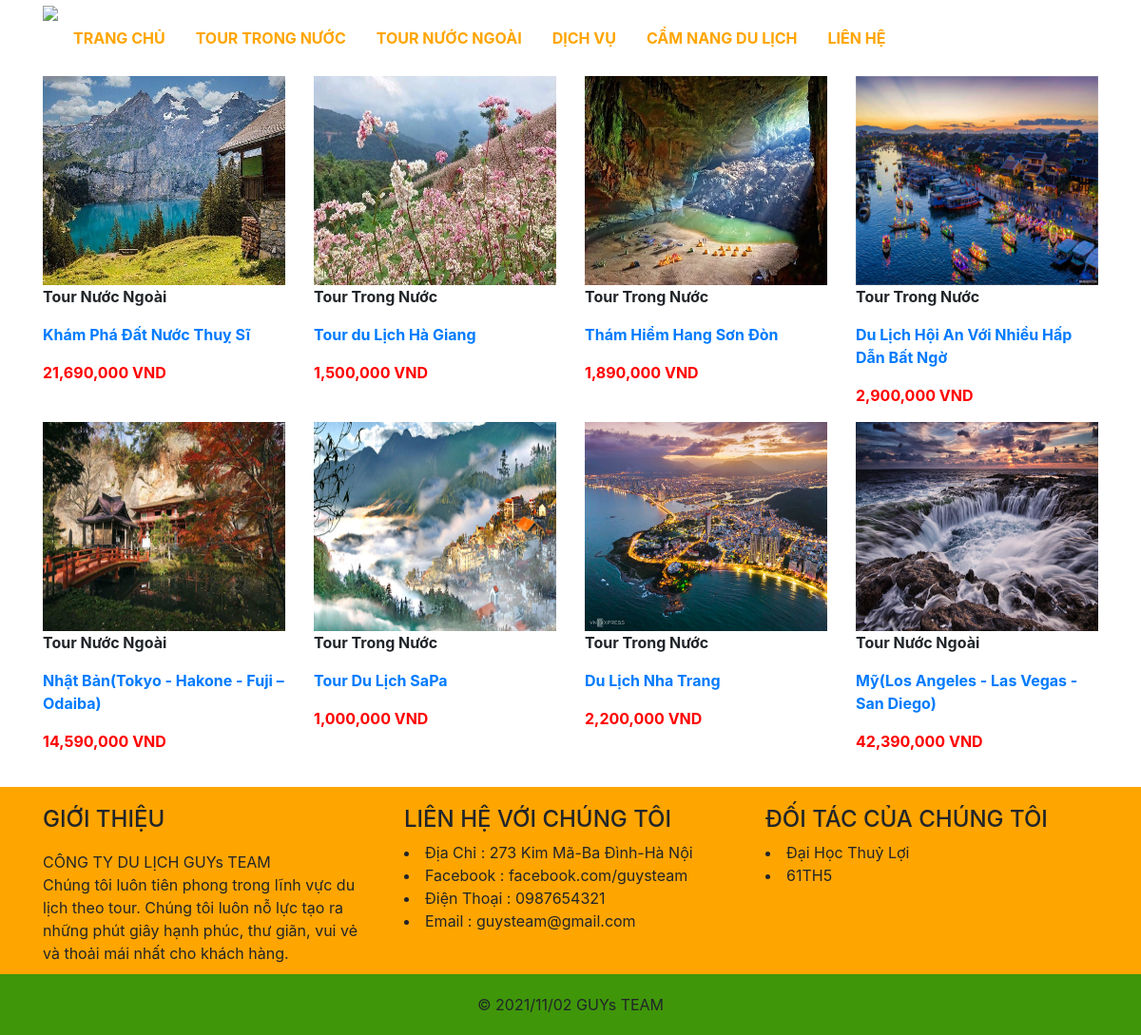
The app's page /category.php with its own data.
### tables this page shows
CREATE TABLE `Category` (
  `id` int(11) NOT NULL,
  `name` varchar(100) NOT NULL
);

CREATE TABLE `Product` (
  `id` int(11) NOT NULL,
  `category_id` int(11) DEFAULT NULL,
  `title` varchar(350) DEFAULT NULL,
  `price` int(11) DEFAULT NULL,
  `discount` int(11) DEFAULT NULL,
  `thumbnail` varchar(500) DEFAULT NULL,
  `description` longtext DEFAULT NULL,
  `created_at` datetime DEFAULT NULL,
  `updated_at` datetime DEFAULT NULL,
  `deleted` int(11) DEFAULT NULL
);

### database/dbhelper.php (called while the page is built, shortened)
<?php
function executeResult($sql, $isSingle = false) {
	$data = null;
	$conn = mysqli_connect(HOST, USERNAME, PASSWORD, DATABASE);
	mysqli_set_charset($conn, 'utf8');
	$resultset = mysqli_query($conn, $sql);
	if($isSingle) {
		$data = mysqli_fetch_array($resultset, 1);
	} else {
		$data = [];
		while(($row = mysqli_fetch_array($resultset, 1)) != null) {
			$data[] = $row;
		}
	}
	return $data;
}

### category.php (the view)
<?php
require_once('layouts/header.php');
$category_id = getGet('id');
if($category_id == null || $category_id == '') {
	$sql = "select Product.*, Category.name as category_name from Product left join Category on Product.category_id = Category.id order by Product.updated_at desc limit 0,12";
} else {
	$sql = "select Product.*, Category.name as category_name from Product left join Category on Product.category_id = Category.id where Product.category_id = $category_id order by Product.updated_at desc limit 0,12";
}
$lastestItems = executeResult($sql);
?>
<div class="container" style="margin-top: 20px; margin-bottom: 20px;">
	<div class="row">
	<?php
		foreach($lastestItems as $item) {
			echo '<div class="col-md-3 col-6 product-item">
					<a href="detail.php?id='.$item['id'].'"><img src="'.$item['thumbnail'].'" style="width: 100%; height: 220px;"></a>
					<p style="font-weight: bold;">'.$item['category_name'].'</p>
					<a href="detail.php?id='.$item['id'].'"><p style="font-weight: bold;">'.$item['title'].'</p></a>
					<p style="color: red; font-weight: bold;">'.number_format($item['discount']).' VND</p>
				</div>';
		}
	?>
	</div>
</div>
<?php
require_once('layouts/footer.php');
?>

### layouts/header.php (shortened to what this page needs)
<?php
	require_once('utils/utility.php');
	require_once('database/dbhelper.php');
	$sql = "select * from Category";
	$menuItems = executeResult($sql);
?>
<!DOCTYPE html>
<html>
<head>
	 <link rel="stylesheet" href="https://unpkg.com/swiper/swiper-bundle.min.css" />
    <link rel="stylesheet" href="https://cdnjs.cloudflare.com/ajax/libs/font-awesome/5.15.3/css/all.min.css">
	<link rel="stylesheet" href="https://maxcdn.bootstrapcdn.com/bootstrap/4.4.1/css/bootstrap.min.css">
	<link rel="stylesheet" href="https://cdn.jsdelivr.net/npm/bootstrap-icons@1.6.1/font/bootstrap-icons.css">
</head>
<body>
<div class="container">
	<ul class="nav">
		<li class="nav-item" style="margin-top: 0px !important;">
			<a href="index.php"><img src="anh_du_lich/logo.png" style="height: 80px;"></a>
		</li>
	  <li class="nav-item">
	    <a class="nav-link" href="index.php">Trang Chủ</a>
	  </li>
	  <?php
	  	foreach($menuItems as $item) {
	  		echo '<li class="nav-item">
				    <a class="nav-link" href="category.php?id='.$item['id'].'">'.$item['name'].'</a>
				  </li>';
	  	}
	  ?>
	  <li class="nav-item">
	     <a href="#services" class="nav-link">Dịch Vụ</a>
	  </li>
	  <li class="nav-item">
	    <a  href="#gallery" class="nav-link">Cẩm Nang Du Lịch</a></a>
	  </li>
	  <li class="nav-item">
	    <a class="nav-link" href="contact.php">Liên Hệ</a>
	  </li>
	</ul>
</div>

### layouts/header.php (style rules this page uses)
:root { --orange:#ffa500; }
.nav li { text-transform: uppercase; color: lightgray; margin-top: 20px; }
.nav li a { color: #ffa500; font-weight: bold; }

### records on screen
category: name "TOUR TRONG NƯỚC"
category: name "TOUR NƯỚC NGOÀI"
product: thumbnail (picture), category.name "Tour Nước Ngoài", title "Khám Phá Đất Nước Thuỵ Sĩ", discount "21,690,000"
product: thumbnail (picture), category.name "Tour Trong Nước", title "Tour du Lịch Hà Giang", discount "1,500,000"
product: thumbnail (picture), category.name "Tour Trong Nước", title "Thám Hiểm Hang Sơn Đòn", discount "1,890,000"
product: thumbnail (picture), category.name "Tour Trong Nước", title "Du Lịch Hội An Với Nhiều Hấp Dẫn Bất Ngờ", discount "2,900,000"
product: thumbnail (picture), category.name "Tour Nước Ngoài", title "Nhật Bản(Tokyo - Hakone - Fuji – Odaiba)", discount "14,590,000"
product: thumbnail (picture), category.name "Tour Trong Nước", title "Tour Du Lịch SaPa", discount "1,000,000"
product: thumbnail (picture), category.name "Tour Trong Nước", title "Du Lịch Nha Trang", discount "2,200,000"
product: thumbnail (picture), category.name "Tour Nước Ngoài", title "Mỹ(Los Angeles - Las Vegas - San Diego)", discount "42,390,000"
